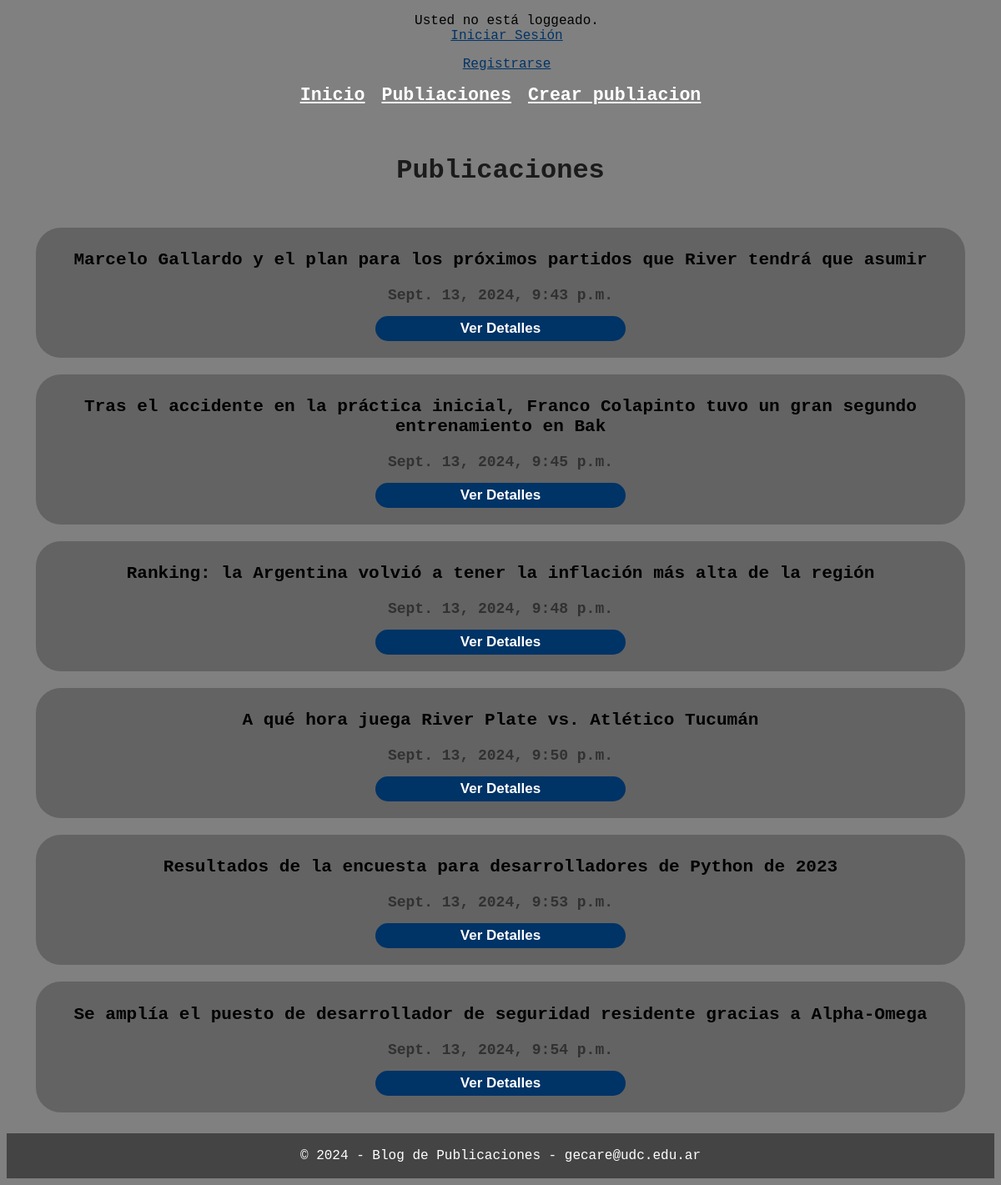
The app's page /publicaciones/, older data.
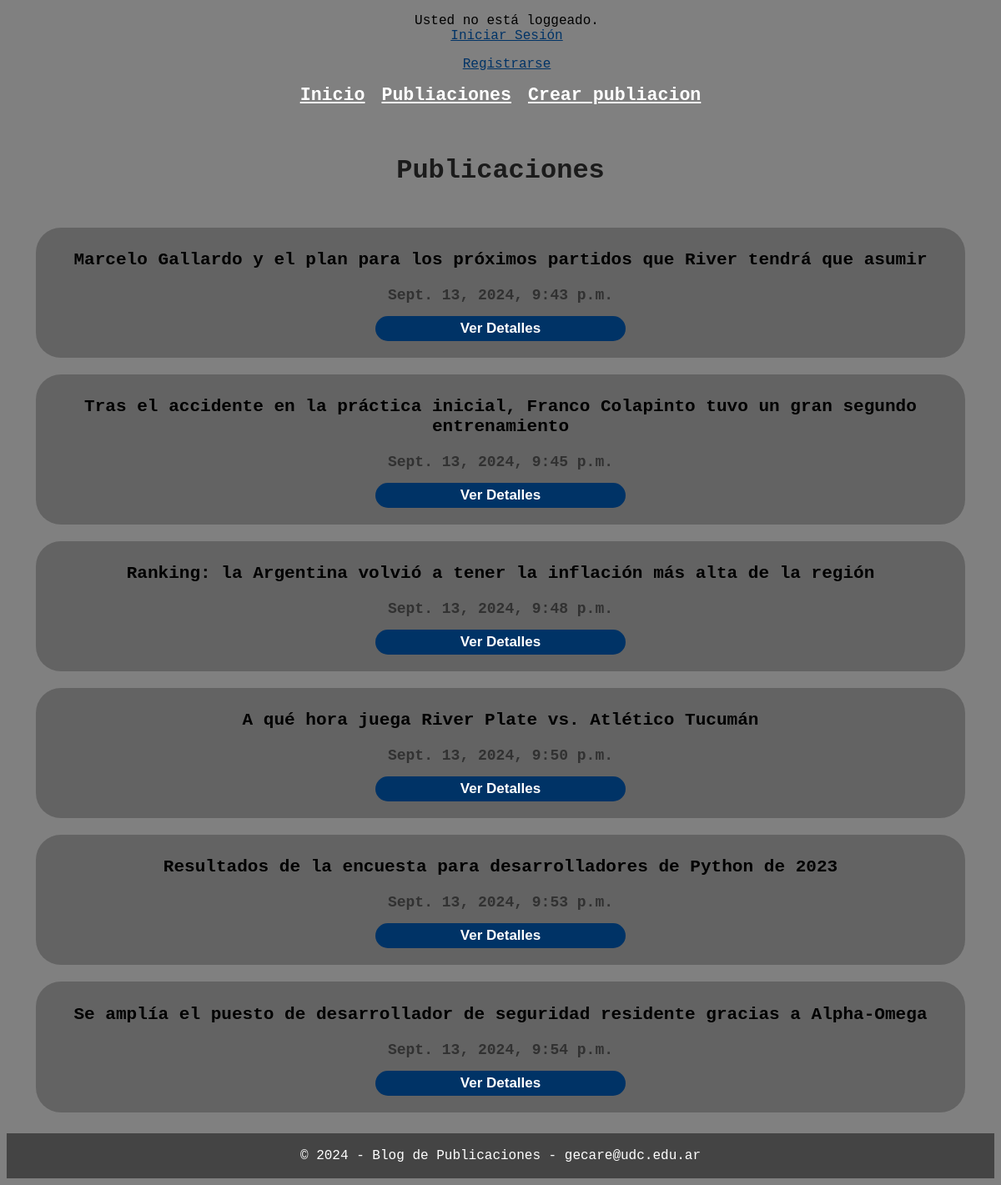
The same page, newer data.
### post/models.py (models this page shows, shortened)
class Publicacion(models.Model):
    titulo = models.CharField(max_length=100)
    contenido = models.TextField()
    fecha_de_publicacion = models.DateTimeField(auto_now_add=True)
    autor = models.ForeignKey(User, on_delete=models.CASCADE, related_name='publicaciones')

### post/views.py (the view)
# urls.py: path('publicaciones/',Publicaciones.as_view(), name='publicaciones'),
class Publicaciones(ListView):
    model = Publicacion
    template_name = 'publicaciones.html'
    def get_queryset(self):
        return Publicacion.objects.all()

### post/templates/publicaciones.html (shortened to what this page needs)
{% extends "base.html" %}
{% block header %}
    <h1 style="margin-top: 50px; margin-bottom: 50px;">Publicaciones</h1>
{% endblock %}
{% block content %}
    {% if object_list %}
        {% for publicacion in object_list %}
            <ul class="lista-publicaciones">
                <li><h3> {{ publicacion.titulo|capfirst }} </h3></li>
                <li style="font-weight: bold; color: rgb(49, 49, 49);"> {{ publicacion.fecha_de_publicacion }}</li>
                <form method="get" action="{% url 'detalle_publicacion' publicacion.pk %}">
                    <button class="boton" type="submit">Ver Detalles</button>
                </form>
            </ul>
        {% endfor %}
    {% else %}
        <p>No hay publicaciones para mostrar.</p>
    {% endif %}
{% endblock %}

Row changes from the older to the newer data that the page shows:
changed Publicacion: titulo "Tras el accidente en la práctica inicial, Franco Colapinto tuvo un gran segundo entrenamiento en Bak" → "Tras el accidente en la práctica inicial, Franco Colapinto tuvo un gran segundo entrenamiento"
